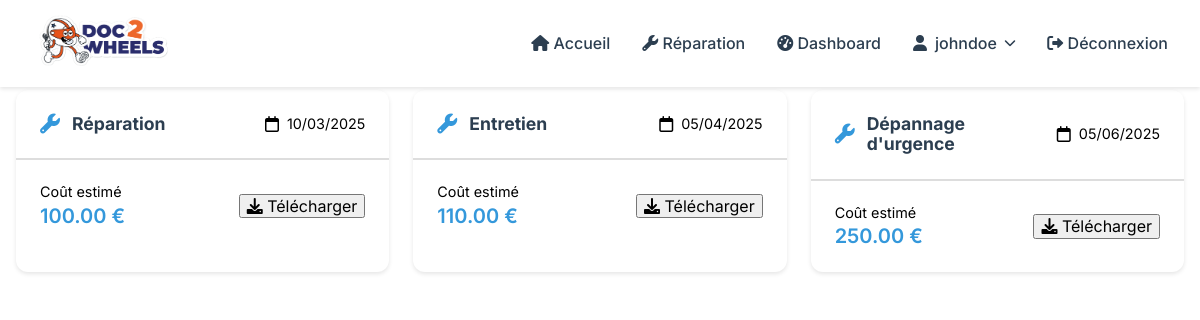
The page /user/devis (signed in) on the database its author committed.
### tables this page shows
CREATE TABLE devis (
    id INT AUTO_INCREMENT PRIMARY KEY,
    service_request_id INT NOT NULL,
    estimated_cost DECIMAL(10, 2) NOT NULL,
    created_at TIMESTAMP DEFAULT CURRENT_TIMESTAMP,
    FOREIGN KEY (service_request_id) REFERENCES service_requests(id)
);

CREATE TABLE services (
    id INT AUTO_INCREMENT PRIMARY KEY,
    name VARCHAR(255) NOT NULL,
    description TEXT
);

### src/Lib/Controllers/AbstractController.php (called while the page is built, shortened)
<?php
abstract class AbstractController
{
  protected function render(string $template, array $data = [], string $dir = ''): Response
  {
    $response = new Response();
    extract($data);
    $path = __DIR__ . "/../../Views";
    if ($dir) {
      $path .= "/{$dir}";
    }
    $path .= "/{$template}.view.php";
    require_once $path;
    $response->setContent(ob_get_clean());
    $response->addHeader('Content-Type', 'text/html');
    return $response;
  }
}

### src/Controllers/DevisController.php (called while the page is built, shortened)
<?php
class DevisController extends AbstractController
{
    private $devis;
    private $service;
    private $location;
    public function __construct()
    {
        $this->devis = new Devis();
        $this->service = new Service();
        $this->location = new Location();
    }
    public function process(Request $request): Response
    {
        return $this->render('user_devis', [
            'title' => 'Créer un devis',
            'services' => $this->service->getAll(),
            'locations' => $this->location->getAll(),
            'devis' => $this->devis->getDevisByUserId($_SESSION['user_id'])
        ], 'user');
    }
}

### src/Lib/Http/Router.php (called while the page is built, shortened)
<?php
class Router
{
    public function route(Request $request): ?Response {
        $routesByUri = self::getRoutesFromUriRequest($request);
        $routeByMethod = self::getRoutesFromMethodRequest($request, $routesByUri);
        list($controllerName, $method) = explode('@', $routeByMethod->controller);
        $controller = new $controller();
        $params = self::extractParams($request->getUri(), $routeByMethod->path);
        return $controller->$method($request, ...$params);
    }
    private static function getRoutesFromUriRequest(Request $request): array{
        $matchingRoutes = [];
        $routes = self::getConfig();
        foreach ($routes as $route) {
            if (self::urlMatches($request, $route) && self::checkMethod($request, $route)) {
                $matchingRoutes[] = $route;
            }
        }
        return $matchingRoutes;
    }
    private static function getRoutesFromMethodRequest(Request $request, array $routes): ?object {
        foreach($routes as $route) {
            if(self::checkMethod($request, $route)) {
                return $route;
            }
        }
        return null;
    }
    private static function urlMatches(Request $request, object $route): bool {
        $requestUriParts = self::getUrlParts($request->getPath());
        $routePathParts = self::getUrlParts($route->path);
        if(self::checkUrlPartsNumberMatches($requestUriParts, $routePathParts) === false) {
            return false;
        }
        foreach($routePathParts as $key => $part) {
            if(self::isUrlPartSlug($part) === false) {
                if($part !== $requestUriParts[$key]) {
                    return false;
                }
            }else{
                $request->addSlug(substr($part, 1), $requestUriParts[$key]);
            }
        }
        return true;
    }
    private static function getUrlParts(string $url): array {
        return explode('/', trim($url, '/'));
    }
    private static function checkUrlPartsNumberMatches(array $requestUriParts, array $routePathParts): bool {
        return count($requestUriParts) === count($routePathParts);
    }
    private static function isUrlPartSlug(string $part): bool {
        return strpos($part, ':') === 0;
    }
    private static function getConfig(): array {
        $config = json_decode(file_get_contents(__DIR__ . '/../../../config/routes.json'));
        return $config;
    }
    private static function checkMethod(Request $request, object $route): bool {
        return in_array($request->getMethod(), $route->methods);
    }
    private static function extractParams(string $url, string $path): array {
        $urlParts = self::getUrlParts($url);
        $pathParts = self::getUrlParts($path);
        $params = [];
        return $params;
    }
}

### src/Lib/Database/DatabaseConnexion.php (called while the page is built, shortened)
<?php
class DatabaseConnexion
{
    private \PDO $pdo_connexion;
    private \PDOStatement $stmt;
    public function setConnexion(): self
    {
        $dsn = new Dsn();
        $this->pdo_connexion = new \PDO(
            $dsn->getDsn(),
            $dsn->getUser(),
            $dsn->getPassword()
        );
        return $this;
    }
    public function query($sql)
    {
        $this->stmt = $this->pdo_connexion->prepare($sql);
    }
    public function bind($param, $value, $type = null)
    {
        if (is_null($type)) {
            switch (true) {
                case is_int($value):
                    $type = \PDO::PARAM_INT;
                    break;
            }
        }
        $this->stmt->bindValue($param, $value, $type);
    }
    public function execute(): bool
    {
        return $this->stmt->execute();
    }
    public function resultSet()
    {
        $this->execute();
        return $this->stmt->fetchAll(\PDO::FETCH_OBJ);
    }
}

### src/Lib/Database/Dsn.php (called while the page is built, shortened)
<?php
class Dsn {
    private string $host;
    private string $dbname;
    private string $user;
    private string $password;
    private string $port;
    public function __construct() {
        $config = $this->getConfig();
        $this->host = $config['host'];
        $this->dbname = $config['database'];
        $this->user = $config['user'];
        $this->password = $config['password'];
        $this->port = $config['port'];
    }
    private function getConfig(): array {
        $file = file_get_contents(__DIR__ . '/../../../config/database.json');
        return json_decode($file, true);
    }
    public function getDsn(): string {
        return "mysql:host={$this->host};dbname={$this->dbname};port={$this->port}";
    }
    public function getPassword(): string {
        return $this->password;
    }
    public function getUser(): string {
        return $this->user;
    }
}

### src/Entities/Devis.php (called while the page is built, shortened)
<?php
class Devis
{
    private $dbConnexion;
    public function __construct()
    {
        $this->dbConnexion = new DatabaseConnexion();
    }
    public function getDevisByUserId($user_id)
{
    $this->dbConnexion->query("
        SELECT d.*, sr.description, s.name AS service_name, l.address AS location_address
        FROM devis d
        JOIN service_requests sr ON d.service_request_id = sr.id
        JOIN services s ON sr.service_id = s.id
        JOIN locations l ON sr.location_id = l.id
        WHERE sr.user_id = :user_id
    ");
    $this->dbConnexion->bind(':user_id', $user_id);
    return $this->dbConnexion->resultSet();
}
}

### src/Lib/Http/Request.php (called while the page is built, shortened)
<?php
class Request
{
    protected string $uri;
    protected string $path;
    protected string $method;
    public function __construct()
    {
        $this->uri = $_SERVER['REQUEST_URI'];
        $this->path = parse_url($this->uri, PHP_URL_PATH);
        $this->method = $_SERVER['REQUEST_METHOD'];
    }
    public function getUri(): string
    {
        return $this->uri;
    }
    public function getPath(): string
    {
        return $this->path;
    }
    public function getMethod(): string
    {
        return $this->method;
    }
}

### src/Entities/Service.php (called while the page is built, shortened)
<?php
class Service
{
    private $dbConnexion;
    public function __construct()
    {
        $this->dbConnexion = new DatabaseConnexion();
    }
    public function getAll()
    {
        $this->dbConnexion->query("SELECT * FROM services");
        return $this->dbConnexion->resultSet();
    }
}

### src/Views/user/user_devis.view.php (the view, shortened to what this page needs)
<!DOCTYPE html>
<html lang="fr">
<head>
    <link rel="stylesheet" href="../../../sass/dist/css/main.css">
    <link rel="stylesheet" href="https://cdnjs.cloudflare.com/ajax/libs/font-awesome/6.0.0/css/all.min.css">
</head>
<body>
    <nav class="navbar">
        <div class="navbar__container">
        <a href="/home" class="navbar__logo">
        <img src="/sass/images/Doc2Wheels-logo-1.png" alt="Doc 2 Wheels Logo" style="height: 65px;">
      </a>
            <ul class="navbar__menu">
                <li class="navbar__item">
                    <a href="/home"><i class="fas fa-home"></i> Accueil</a>
                </li>
                <li class="navbar__item">
                    <a href="/service_request"><i class="fas fa-wrench"></i> Réparation</a>
                </li>
                <?php if(isset($_SESSION['user_id'])) : ?>
                    <li class="navbar__item">
                        <a href="/admin"><i class="fas fa-tachometer-alt"></i> Dashboard</a>
                    </li>
                    <li class="navbar__item dropdown">
                        <a href="#" class="dropdown-toggle">
                            <i class="fas fa-user"></i>
                            <?php echo explode(" ", $_SESSION['user_username'])[0]; ?>
                            <i class="fas fa-chevron-down"></i>
                        </a>
                    </li>
                    <li class="navbar__item">
                        <a href="/logout"><i class="fas fa-sign-out-alt"></i> Déconnexion</a>
                    </li>
                <?php endif; ?>
            </ul>
        </div>
    </nav>
    <main class="devis-page">
        <div class="container">
            <header class="devis-header">
                <h1><i class="fas fa-file-invoice"></i> Mes Devis</h1>
            </header>
            <?php if (empty($devis)): ?>
                <div class="empty-state">
                    <i class="fas fa-folder-open"></i>
                    <h2>Aucun devis pour le moment</h2>
                    <p>Vos devis apparaîtront ici une fois que vous aurez fait une demande de réparation.</p>
                    <a href="/service_request" class="btn btn-primary">
                        <i class="fas fa-plus"></i> Demander une réparation
                    </a>
                </div>
            <?php else: ?>
                <div class="devis-grid">
                    <?php foreach ($devis as $devis_item): ?>
                        <div class="devis-card">
                            <div class="devis-card__header">
                                <div class="service-type">
                                    <i class="fas fa-wrench"></i>
                                    <h3><?php echo $devis_item->service_name; ?></h3>
                                </div>
                                <span class="devis-date">
                                    <i class="far fa-calendar"></i>
                                    <?php echo date('d/m/Y', strtotime($devis_item->created_at)); ?>
                                </span>
                            </div>
                            <div class="devis-card__footer">
                                <div class="estimated-cost">
                                    <span class="label">Coût estimé</span>
                                    <span class="amount"><?php echo $devis_item->estimated_cost; ?> €</span>
                                </div>
                                <button class="btn btn-outline">
                                    <i class="fas fa-download"></i> Télécharger
                                </button>
                            </div>
                        </div>
                    <?php endforeach; ?>
                </div>
            <?php endif; ?>
        </div>
    </main>
</body>
</html>

### rows shown on the page
devis: services.name "Réparation", created_at "10/03/2025", estimated_cost "100.00"
devis: services.name "Entretien", created_at "05/04/2025", estimated_cost "110.00"
devis: services.name "Dépannage d'urgence", created_at "05/06/2025", estimated_cost "250.00"

### other values the page prints
explode(" ", $_SESSION['user_username'])[0] "johndoe"
